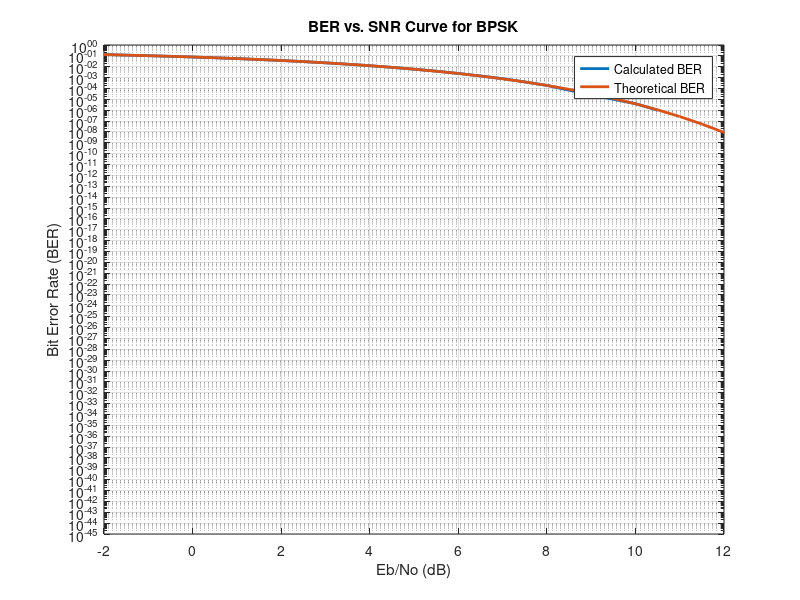

Write the MATLAB code that produced this figure. (Note: this script raises an error after producing the figure.)
%% Clear Section
clear
close all
clc

%% BPSK
%% Generate data bit stream
number_of_bits = 1000000;                   % number of transmitted bits
threshold = 0;                              % threshold value
bits = randi([0 1], 1, number_of_bits);     % generate random bits
Tx_Data = 2*bits-1;                         % mapping to BPSK
%% Add AWGN from Channel
Eb = 1;                                                 % energy of bit
SNR = -2:0.5:20;                                        % SNR valus
No = Eb./(10.^(SNR/10));                                % variance value of noise
noise = (sqrt(No/2))'.*randn(1, number_of_bits);        % generate noise with zero mean and No/2 variance
%% Add Noise to Tx data
Rx_Data = Tx_Data + noise;                              % adding noise to Tx data
%% BER Calculations
BER_Calculated_BPSK = zeros(1, length(SNR));
BER_Theoretical_BPSK = 0.5*erfc(sqrt(Eb./No));
for i = 1:length(SNR)
    BER_Calculated_BPSK(1, i) = (sum(sign(Rx_Data(i, :)) ~= Tx_Data))/number_of_bits;
end
figure
semilogy(SNR, BER_Calculated_BPSK, 'LineWidth', 2)
hold on
semilogy(SNR, BER_Theoretical_BPSK, 'LineWidth', 2)
xlim([-2 12])
xlabel("Eb/No (dB)")
ylabel("Bit Error Rate (BER)")
title("BER vs. SNR Curve for BPSK")
legend("Calculated BER", "Theoretical BER")
grid on
hold off

%% QPSK_1
%% Generate data bit stream
number_of_bits = 1000000;                       % number of transmitted bits
M = 4;                                          % number of symbols
bits = randi([0 1], 1, number_of_bits);         % generate random bits
Tx_Data = mapping_QPSK_1(bits);                 % determine Tx data
%% Add AWGN from Channel
Eb = 1;                                         % energy of bit
SNR = -2:0.5:20;                                % SNR values
No = Eb./(10.^(SNR/10));                        % variance value of noise
noise = (sqrt(No/2))'.*randn(1, number_of_bits/2) + 1j*(sqrt(No/2))'.*randn(1, number_of_bits/2); % generate noise with zero mean and No/2 variance
%% Add Noise to Tx data
Rx_Data = Tx_Data + noise;                      % adding noise to Tx data
%% BER Calculations
BER_Calculated_QPSK_1 = zeros(1, length(SNR));
BER_Theoretical_QPSK = 0.5 * erfc(sqrt(Eb./No));
R = real(Rx_Data);
I = imag(Rx_Data);
extract_Data(1:size(R, 1), 1:2:2 * size(R, 2)) = R;
extract_Data(1:size(I, 1), 2:2:2 * size(I, 2)) = I;
Data = 2*bits-1;
for i = 1:length(SNR)
    BER_Calculated_QPSK_1(1, i) = (sum(sign(extract_Data(i, :)) ~= Data)) / number_of_bits;
end
figure
semilogy(SNR, BER_Calculated_QPSK_1, 'LineWidth', 2)
xlim([-2 12])
hold on
semilogy(SNR, BER_Theoretical_QPSK, 'LineWidth', 2)
xlabel("Eb/No (dB)")
ylabel("Bit Error Rate (BER)")
title("BER vs. SNR Curve for QPSK")
legend("Calculated BER", "Theoretical BER")
grid on
hold off

%% QPSK_2
%% Generate data bit stream
Data = randi([0 1], 1, number_of_bits);             % generate random bits
Tx_Data = mapping_QPSK_2(Data);                     % determine Tx data
%% Add Noise to Tx data
Rx_Data = Tx_Data + noise;                          % adding noise to Tx data
%% BER Calculations
BER_Calculated_QPSK_2 = zeros(1, length(SNR));
for i = 1:length(SNR)
    BER_Calculated_QPSK_2(1, i) = BER_QPSK_2(Data, Rx_Data(i, :))/number_of_bits;
end
figure
semilogy(SNR, BER_Calculated_QPSK_1, 'LineWidth', 2)
xlim([-2 12])
hold on
semilogy(SNR, BER_Calculated_QPSK_2, 'LineWidth', 2)
xlabel("Eb/No (dB)")
ylabel("Bit Error Rate (BER)")
title("BER vs. SNR Curve for QPSK")
legend("Calculated QPSK_1 BER", "Calculated QPSK_2 BER")
grid on
hold off

%% 8PSK
%% Generate data bit stream
number_of_bits = 1000000 - 1;                         % number of transmitted bits
M = 8;                                              % number of symbols
bits = randi([0 1], 1, number_of_bits);             % generate random bits
Tx_Data = mapping_8PSK(bits);                       % determine Tx data
%% Add AWGN from Channel
bits = log2(M);
Eb = 1;
E = Eb * bits;
SNR = -2:0.5:20;                                    % SNR values
No = Eb ./ (10 .^ (SNR / 10));                      % variance value of noise
noise = (sqrt(No / 2))' .* randn(1, number_of_bits / bits) + 1j * (sqrt(No / 2))' .* randn(1, number_of_bits / bits); % generate noise with zero mean and No/2 variance
%% Add Noise to Tx data
Rx_Data = Tx_Data + noise; % adding noise to Tx data
%% BER Calculations
SER_Theoretical_8PSK = erfc(sqrt(E./No)*sin(pi/M));
BER_Exact_8PSK = berawgn(SNR, 'psk', M, 'nondiff');
SER_Calculated_8PSK = zeros(1, length(SNR));
for i = 1:length(SNR)
    SER_Calculated_8PSK(1, i) = angle_8PSK(Tx_Data, Rx_Data(i, :))/(number_of_bits/log2(M));
end
BER_Calculated_8PSK = SER_Calculated_8PSK/bits;
BER_Theoretical_8PSK = SER_Theoretical_8PSK/bits;
figure
semilogy(SNR, BER_Calculated_8PSK, 'LineWidth', 2)
hold on
semilogy(SNR, BER_Theoretical_8PSK, 'LineWidth', 2)
% hold on
% semilogy(SNR, BER_Exact_8PSK, 'LineWidth', 2)
xlim([-2 12])
xlabel("Eb/No (dB)")
ylabel("Error Rate")
title("BER vs. SNR Curve for 8PSK")
legend("Calculated BER", "Theoretical BER")% "Exact BER")
grid on
hold off

%% 16QAM
%% Generate data bit stream
number_of_bits = 1000000;                         % number of transmitted bits
M = 16;                                         % number of symbols
data_bits = randi([0 1], 1, number_of_bits);    % generate random bits
Tx_Data = mapping_16QAM(data_bits);             % determine Tx data
%% Add AWGN from Channel
bits = log2(M);
Eb = 2.5;
E = Eb * 0.4;
SNR = -2:0.5:20;                                % SNR values
No = Eb ./ (10 .^ (SNR / 10));                  % variance value of noise
noise = (sqrt(No/2))'.*randn(1, number_of_bits/bits)+ 1j * (sqrt(No / 2))' .* randn(1, number_of_bits / bits); % generate noise with zero mean and No/2 variance
%% Add Noise to Tx data
Rx_Data = Tx_Data + noise;                      % adding noise to Tx data
%% BER Calculations
SER_Theoretical_16QAM = 1.5 * erfc(sqrt(E./No));
BER_Calculated_16QAM = zeros(1, length(SNR));
for i = 1:length(SNR)
    BER_Calculated_16QAM(1, i) = BER_16QAM(data_bits, Rx_Data(i, :))/(number_of_bits);
end
BER_Theoretical_16QAM = SER_Theoretical_16QAM/bits;
figure
semilogy(SNR, BER_Calculated_16QAM, 'LineWidth', 2)
hold on
semilogy(SNR, BER_Theoretical_16QAM, 'LineWidth', 2)
xlim([-2 12])
xlabel("Eb/No (dB)")
ylabel("Error Rate")
title("BER vs. SNR Curve for 16QAM")
legend("Calculated BER", "Theoretical BER")
grid on
hold off

%% FSK
%% Generate data bit stream
number_of_bits = 1000000;                       % number of transmitted bits
amplitude = 1;                                  % amplitude of transmitted signal
data_bits = randi([0 1], 1, number_of_bits);    % generate random bits
Tx_Data = data_bits;                            % determine Tx data
Tx_Data(Tx_Data == 1) = 1j;
Tx_Data(Tx_Data == 0) = 1;
%% Add AWGN from Channel
Eb = 1;
SNR = -2:0.5:20; % SNR values
No = Eb ./ (10 .^ (SNR / 10));                  % variance value of noise
noise = (sqrt(No / 2))' .* randn(1, number_of_bits) + 1j * (sqrt(No / 2))' .* randn(1, number_of_bits); % generate noise with zero mean and No/2 variance
%% Add Noise to Tx data
Rx_Data = Tx_Data + noise;                      % adding noise to Tx data
%% BER Calculations
BER_Theoretical_FSK = 0.5*erfc(sqrt(E./(2*No)));
BER_Calculated_FSK = zeros(1, length(SNR));
for i = 1:length(SNR)
    BER_Calculated_FSK(1, i) = BER_FSK(data_bits, Rx_Data(i, :))/(number_of_bits);
end
figure
semilogy(SNR, BER_Calculated_FSK, 'LineWidth', 2)
hold on
semilogy(SNR, BER_Theoretical_FSK, 'LineWidth', 2)
xlim([-2 12])
xlabel("Eb/No (dB)")
ylabel("Error Rate")
title("BER vs. SNR Curve for 16QAM")
legend("Calculated BER", "Theoretical BER")
grid on
hold off

%% Comparison
figure
semilogy(SNR, BER_Calculated_BPSK, 'LineWidth', 2)
hold on
semilogy(SNR, BER_Theoretical_BPSK, '*', 'LineWidth', 1)
hold on
semilogy(SNR, BER_Calculated_QPSK_1, 'LineWidth', 2)
hold on
semilogy(SNR, BER_Theoretical_QPSK, '+', 'LineWidth', 1)
hold on
semilogy(SNR, BER_Calculated_QPSK_2, 'LineWidth', 2)
hold on
semilogy(SNR, BER_Calculated_8PSK, 'LineWidth', 2)
hold on
semilogy(SNR, BER_Theoretical_8PSK, 'o', 'LineWidth', 1)
hold on
semilogy(SNR, BER_Calculated_16QAM, 'LineWidth', 2)
hold on
semilogy(SNR, BER_Theoretical_16QAM, '*', 'LineWidth', 1)
hold on
semilogy(SNR, BER_Calculated_FSK, 'LineWidth', 2)
hold on
semilogy(SNR, BER_Theoretical_FSK, '+', 'LineWidth', 1)
xlabel("Eb/No (dB)")
ylabel("Bit Error Rate")
title("BER vs. SNR Curve")
ylim([10^-5 10^0])
legend("Calculated BPSK", "Theoretical BPSK", "Calculated QPSK_1", "Theoretical QPSK", ...
    "Calculated QPSK_2", "Calculated 8PSK", "Theoretical 8PSK", "Calculated 16QAM", "Theoretical 16QAM", "Calculated FSK", "Theoretical FSK")
grid on
hold off

%% PSD for FSK
%% Generate Ensample
clear
clc
close all
number_of_enamples=500;                          % total number of Realizations
number_of_bits=100;                              % number of bits in each Realization
Tb=7;                                            % number of samples for each bit
number_of_samples=number_of_bits*Tb;             % total number of samples for each Realization
Total_Transmitted_Data=zeros(number_of_enamples, number_of_samples-1);  % hold transmitted data
for i = 1 : number_of_enamples
    if i == 1
        Total_Transmitted_Data = Generate_Random_Data();
    else
        Total_Transmitted_Data = [Total_Transmitted_Data; Generate_Random_Data()];
    end
end
%% Calculate Statistical AutoCorrelation function (ACF)
average=zeros(1, number_of_samples);
for i = 1 : number_of_samples/2
    average(1,i)     = mean(((Total_Transmitted_Data(:,350))).*conj((Total_Transmitted_Data(:,i))));
    average(1,350+i) = mean(((Total_Transmitted_Data(:,350))).*conj((Total_Transmitted_Data(:,350+i))));    
end
figure
plot(-(number_of_samples/2-1):1:number_of_samples/2, abs(average))
grid on
xlabel("\tau")
ylabel("ACF")
title("Statistical ACF")
xlim([-50 50])
%% Calculate PSD
PSD = fftshift(fft(average));
N = length(PSD);                                % Number of samples
Ts=1;                                           % sample duration every 1 sec
Fs=1/Ts;                                        % sampling frequency
freq =(-N/2+1:N/2)*(Fs/(N));                    % Frequency axis (Hz)
figure
plot(freq, abs(PSD)/N, 'linewidth', 1);                 
xlabel('Frequency (Hz)');
ylabel('Magnitude');
title('PSD of BaseBand Signal');
grid on

%% shift PSD
fc=1e6;                                         % carrier frequency
freq1 = ((-N/2+1:N/2)*(Fs/(N))+fc);             % Frequency axis (Hz)
freq2 = ((-N/2+1:N/2)*(Fs/(N))-fc);             % Frequency axis (Hz)
figure
plot(freq1, abs(PSD)/N, freq2, abs(PSD)/N, 'linewidth', 2);                 
xlabel('Frequency (Hz)');
ylabel('Magnitude');
title('PSD of PassBand Signal');
grid on

%% Useful Functions
%% Mapping QPSK_1
function y = mapping_QPSK_1(x)
    M = 4;
    bits = log2(M);
    Eb = 1;
    E = bits * Eb;
    split_x = reshape(x, bits, length(x) / bits)';
    split_x_indices = bi2de(split_x, 'left-msb')+1;
    y = zeros(length(split_x_indices), 1);
    phases = [5*pi/4, 3*pi/4, 7*pi/4, pi/4];
    y = sqrt(E)*exp(1j*phases(split_x_indices));
end
%% Mapping QPSK_2
function y = mapping_QPSK_2(x)
    M = 4;
    bits = log2(M);
    Eb = 1;
    E = bits*Eb;
    split_x = reshape(x, bits, length(x) / bits)';
    split_x_indices = bi2de(split_x, 'left-msb')+1;
    y = zeros(length(split_x_indices), 1);
    phases = [5*pi/4, 3*pi/4, pi/4, 7*pi/4];
    y = sqrt(E)*exp(1j*phases(split_x_indices));
end
%% BER QPSK_2
function incorrect_bits = BER_QPSK_2(Tx_bits, Rx)
    M = 4;
    bits = log2(M);
    Rx_bits = zeros(1, bits * length(Rx));
    k = 1;
    R = real(Rx);
    I = imag(Rx);
    Rx_bits(1:2:2*length(R)) = (sign(R)>=0);         % b0
    Rx_bits(2:2:2*length(I)) = (sign(R) ~= sign(I)); % b1
    incorrect_bits = sum(Rx_bits ~= Tx_bits);
end
%% Mapping to 8PSK
function y = mapping_8PSK(x)
    M = 8;
    bits = log2(M);
    Eb = 1;
    E = bits * Eb;
    split_x = reshape(x, bits, length(x)/bits)';
    split_x_indices = bi2de(split_x, 'left-msb')+1;
    y = zeros(1, length(split_x));
    phases = [0, pi/4, 3*pi/4, pi/2, 7*pi/4, 3*pi/2, pi, 5*pi/4];
    y = sqrt(E)*exp(1j*phases(split_x_indices));
end
%% Determine Angle of sympol in 8PSK number
function incorrecr_bits = angle_8PSK(Tx, Rx)
    Tx_angles = rad2deg(mod(angle(Tx), 2 * pi));
    Rx_angles = rad2deg(mod(angle(Rx), 2 * pi));
    Tx_sympols = zeros(1, length(Tx));
    Rx_sympols = zeros(1, length(Rx));
    for i = 1:length(Tx_angles)
        if (Tx_angles(i) >= 0 && Tx_angles(i) < 22.5) || (Tx_angles(i) >= 337.5 && Tx_angles(i) < 360)
            Tx_sympols(i) = 1;
        end
        if (Tx_angles(i) >= 22.5 && Tx_angles(i) < 67.5)
            Tx_sympols(i) = 2;
        end
        if (Tx_angles(i) >= 67.5 && Tx_angles(i) < 112.5)
            Tx_sympols(i) = 3;
        end
        if (Tx_angles(i) >= 112.5 && Tx_angles(i) < 157.5)
            Tx_sympols(i) = 4;
        end
        if (Tx_angles(i) >= 157.5 && Tx_angles(i) < 202.5)
            Tx_sympols(i) = 5;
        end
        if (Tx_angles(i) >= 202.5 && Tx_angles(i) < 247.5)
            Tx_sympols(i) = 6;
        end
        if (Tx_angles(i) >= 247.5 && Tx_angles(i) < 292.5)
            Tx_sympols(i) = 7;
        end
        if (Tx_angles(i) >= 292.5 && Tx_angles(i) < 337.5)
            Tx_sympols(i) = 8;
        end
    end
    for i = 1:length(Rx_angles)
        if (Rx_angles(i) >= 0 && Rx_angles(i) < 22.5) || (Rx_angles(i) >= 337.5 && Rx_angles(i) < 360)
            Rx_sympols(i) = 1;
        end
        if (Rx_angles(i) >= 22.5 && Rx_angles(i) < 67.5)
            Rx_sympols(i) = 2;
        end
        if (Rx_angles(i) >= 67.5 && Rx_angles(i) < 112.5)
            Rx_sympols(i) = 3;
        end
        if (Rx_angles(i) >= 112.5 && Rx_angles(i) < 157.5)
            Rx_sympols(i) = 4;
        end
        if (Rx_angles(i) >= 157.5 && Rx_angles(i) < 202.5)
            Rx_sympols(i) = 5;
        end
        if (Rx_angles(i) >= 202.5 && Rx_angles(i) < 247.5)
            Rx_sympols(i) = 6;
        end
        if (Rx_angles(i) >= 247.5 && Rx_angles(i) < 292.5)
            Rx_sympols(i) = 7;
        end
        if (Rx_angles(i) >= 292.5 && Rx_angles(i) < 337.5)
            Rx_sympols(i) = 8;
        end
    end
    incorrecr_bits = sum(Rx_sympols ~= Tx_sympols);
end
%% Mapping to 16QAM
function y = mapping_16QAM(x)
    M = 16;
    bits = log2(M);
    Eb = 2.5; %1;
    E = 0.4 * Eb;
    split_x = reshape(x, bits, length(x)/bits)';
    split_x_indices = bi2de(split_x, 'left-msb')+1;
    y = zeros(1, length(split_x));
    %          [ 0,  1,  2,  3,  4,  5,  6,  7,  8,  9, 10, 11,  12,  13, 14, 1
    R_values = [-3, -3, -3, -3, -1, -1, -1, -1,  3,  3,  3,  3,   1,   1,  1, 1];
    I_values = [-3, -1,  3,  1, -3, -1,  3,  1, -3, -1,  3,  1,  -3,  -1,  3, 1];
    y = sqrt(E)*(R_values(split_x_indices)+1j*I_values(split_x_indices));
end
%% BER for 16QAM
function incorrect_bits = BER_16QAM(Tx_bits, Rx)
    M = 16;
    bits = log2(M);
    Rx_bits = zeros(1, bits * length(Rx));
    k = 1;
    for i = 1:bits:length(Rx_bits)
        if (real(Rx(k)) >= 0)
            Rx_bits(i) = 1;
        else
            Rx_bits(i) = 0;
        end
        if (real(Rx(k)) >= -2 && real(Rx(k)) < 2)
            Rx_bits(i + 1) = 1;
        else
            Rx_bits(i + 1) = 0;
        end
        if (imag(Rx(k)) >= 0)
            Rx_bits(i + 2) = 1;
        else
            Rx_bits(i + 2) = 0;
        end
        if (imag(Rx(k)) >= -2 && imag(Rx(k)) < 2)
            Rx_bits(i + 3) = 1;
        else
            Rx_bits(i + 3) = 0;
        end
        k = k + 1;
    end
    incorrect_bits = sum(Rx_bits ~= Tx_bits);
end
%% BER FSK
function incorrect_bits = BER_FSK(Tx_bits, Rx)
    x1 = real(Rx);
    x2 = imag(Rx);
    y = x1 - x2;
    Rx_bits = 0.5 * (1 - sign(y));
    incorrect_bits = sum(Rx_bits ~= Tx_bits);
end
%% Generate Random Data
function data_transmitted = Generate_Random_Data()
Tb = 7;
Eb = 1;
delta_f = 1/Tb;
t = 0:1:Tb-1;
S1_BB(1:Tb, 1) = sqrt(2*Eb/Tb)*(cos(2*pi*delta_f*t)+1j*sin(2*pi*delta_f*t));
S2_BB(1:Tb, 1) = sqrt(2*Eb/Tb);
% S1_BB(1:Tb, 1) = sqrt(2*Eb/Tb)*(cos(pi*delta_f*t)-1j*sin(pi*delta_f*t));
% S2_BB(1:Tb, 1) = sqrt(2*Eb/Tb)*(cos(pi*delta_f*t)+1j*sin(pi*delta_f*t));
number_of_bits=100;                         % number of bits in each realization
data=randi([0 1],[1,number_of_bits+1]);     % generate 1x100 random numbers '0' or '1'
y(Tb, length(data))= 0;
y(:, find(data==0))= repmat(S1_BB, 1, length(find(data==0)));
y(:, find(data==1))= repmat(S2_BB, 1, length(find(data==1)));
data=reshape(y, 1, size(y, 1)*size(y, 2));
data=data(:);                               % convert data to column vector 700x1
% Generate random time shift
td=randi([0 Tb-1]);                         % generate random number from 0 to 6
% Concatenate with Random Data
data_transmitted = (data(td+1:Tb*number_of_bits+td))';    % window data from td to 700+td (700 samples)
end
